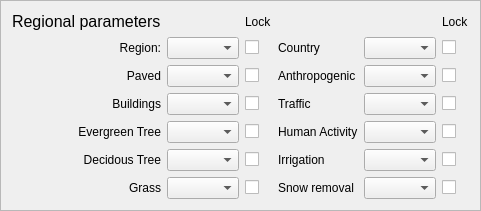
    <widget class="QFrame" name="frame_10">
     <property name="enabled">
      <bool>true</bool>
     </property>
     <property name="sizePolicy">
      <sizepolicy hsizetype="Expanding" vsizetype="Preferred">
       <horstretch>0</horstretch>
       <verstretch>0</verstretch>
      </sizepolicy>
     </property>
     <property name="frameShape">
      <enum>QFrame::StyledPanel</enum>
     </property>
     <property name="frameShadow">
      <enum>QFrame::Raised</enum>
     </property>
     <layout class="QGridLayout" name="gridLayout_20">
      <item row="5" column="3">
       <widget class="QCheckBox" name="checkBoxRegion_6">
        <property name="text">
         <string/>
        </property>
       </widget>
      </item>
      <item row="2" column="7">
       <widget class="QCheckBox" name="checkBoxRegion_8">
        <property name="text">
         <string/>
        </property>
       </widget>
      </item>
      <item row="1" column="3">
       <widget class="QCheckBox" name="checkBoxRegion">
        <property name="text">
         <string/>
        </property>
       </widget>
      </item>
      <item row="5" column="6">
       <widget class="QComboBox" name="comboBox_10">
        <property name="sizePolicy">
         <sizepolicy hsizetype="Expanding" vsizetype="Fixed">
          <horstretch>0</horstretch>
          <verstretch>0</verstretch>
         </sizepolicy>
        </property>
       </widget>
      </item>
      <item row="1" column="6">
       <widget class="QComboBox" name="comboBoxCountry"/>
      </item>
      <item row="5" column="5">
       <widget class="QLabel" name="label_55">
        <property name="text">
         <string>Irrigation</string>
        </property>
       </widget>
      </item>
      <item row="2" column="1">
       <widget class="QLabel" name="label_42">
        <property name="text">
         <string>Paved</string>
        </property>
        <property name="alignment">
         <set>Qt::AlignRight|Qt::AlignTrailing|Qt::AlignVCenter</set>
        </property>
       </widget>
      </item>
      <item row="3" column="7">
       <widget class="QCheckBox" name="checkBoxRegion_9">
        <property name="text">
         <string/>
        </property>
       </widget>
      </item>
      <item row="2" column="6">
       <widget class="QComboBox" name="comboBox_7">
        <property name="sizePolicy">
         <sizepolicy hsizetype="Expanding" vsizetype="Fixed">
          <horstretch>0</horstretch>
          <verstretch>0</verstretch>
         </sizepolicy>
        </property>
       </widget>
      </item>
      <item row="4" column="6">
       <widget class="QComboBox" name="comboBox_8">
        <property name="sizePolicy">
         <sizepolicy hsizetype="Expanding" vsizetype="Fixed">
          <horstretch>0</horstretch>
          <verstretch>0</verstretch>
         </sizepolicy>
        </property>
       </widget>
      </item>
      <item row="1" column="1">
       <widget class="QLabel" name="label_41">
        <property name="sizePolicy">
         <sizepolicy hsizetype="Minimum" vsizetype="Preferred">
          <horstretch>0</horstretch>
          <verstretch>0</verstretch>
         </sizepolicy>
        </property>
        <property name="text">
         <string>Region:</string>
        </property>
        <property name="alignment">
         <set>Qt::AlignRight|Qt::AlignTrailing|Qt::AlignVCenter</set>
        </property>
       </widget>
      </item>
      <item row="2" column="5">
       <widget class="QLabel" name="label_50">
        <property name="text">
         <string>Anthropogenic</string>
        </property>
       </widget>
      </item>
      <item row="6" column="3">
       <widget class="QCheckBox" name="checkBoxRegion_3">
        <property name="text">
         <string/>
        </property>
       </widget>
      </item>
      <item row="3" column="2">
       <widget class="QComboBox" name="comboBoxBuilding">
        <property name="sizePolicy">
         <sizepolicy hsizetype="Expanding" vsizetype="Fixed">
          <horstretch>0</horstretch>
          <verstretch>0</verstretch>
         </sizepolicy>
        </property>
       </widget>
      </item>
      <item row="4" column="3">
       <widget class="QCheckBox" name="checkBoxRegion_5">
        <property name="text">
         <string/>
        </property>
       </widget>
      </item>
      <item row="4" column="2">
       <widget class="QComboBox" name="comboBoxEvrTree">
        <property name="sizePolicy">
         <sizepolicy hsizetype="Expanding" vsizetype="Fixed">
          <horstretch>0</horstretch>
          <verstretch>0</verstretch>
         </sizepolicy>
        </property>
       </widget>
      </item>
      <item row="2" column="3">
       <widget class="QCheckBox" name="checkBoxRegion_2">
        <property name="text">
         <string/>
        </property>
       </widget>
      </item>
      <item row="5" column="2">
       <widget class="QComboBox" name="comboBoxDecTree">
        <property name="sizePolicy">
         <sizepolicy hsizetype="Expanding" vsizetype="Fixed">
          <horstretch>0</horstretch>
          <verstretch>0</verstretch>
         </sizepolicy>
        </property>
       </widget>
      </item>
      <item row="2" column="2">
       <widget class="QComboBox" name="comboBoxPaved">
        <property name="sizePolicy">
         <sizepolicy hsizetype="Expanding" vsizetype="Fixed">
          <horstretch>0</horstretch>
          <verstretch>0</verstretch>
         </sizepolicy>
        </property>
       </widget>
      </item>
      <item row="6" column="6">
       <widget class="QComboBox" name="comboBox_11">
        <property name="sizePolicy">
         <sizepolicy hsizetype="Expanding" vsizetype="Fixed">
          <horstretch>0</horstretch>
          <verstretch>0</verstretch>
         </sizepolicy>
        </property>
       </widget>
      </item>
      <item row="0" column="7">
       <widget class="QLabel" name="label_51">
        <property name="text">
         <string>Lock</string>
        </property>
       </widget>
      </item>
      <item row="6" column="1">
       <widget class="QLabel" name="label_46">
        <property name="text">
         <string>Grass</string>
        </property>
        <property name="alignment">
         <set>Qt::AlignRight|Qt::AlignTrailing|Qt::AlignVCenter</set>
        </property>
       </widget>
      </item>
      <item row="4" column="1">
       <widget class="QLabel" name="label_44">
        <property name="text">
         <string>Evergreen Tree</string>
        </property>
        <property name="alignment">
         <set>Qt::AlignRight|Qt::AlignTrailing|Qt::AlignVCenter</set>
        </property>
       </widget>
      </item>
      <item row="4" column="5">
       <widget class="QLabel" name="label_53">
        <property name="text">
         <string>Human Activity</string>
        </property>
       </widget>
      </item>
      <item row="3" column="3">
       <widget class="QCheckBox" name="checkBoxRegion_4">
        <property name="text">
         <string/>
        </property>
       </widget>
      </item>
      <item row="4" column="7">
       <widget class="QCheckBox" name="checkBoxRegion_10">
        <property name="text">
         <string/>
        </property>
       </widget>
      </item>
      <item row="6" column="7">
       <widget class="QCheckBox" name="checkBoxRegion_12">
        <property name="text">
         <string/>
        </property>
       </widget>
      </item>
      <item row="1" column="7">
       <widget class="QCheckBox" name="checkBoxCountry">
        <property name="text">
         <string/>
        </property>
       </widget>
      </item>
      <item row="5" column="7">
       <widget class="QCheckBox" name="checkBoxRegion_11">
        <property name="text">
         <string/>
        </property>
       </widget>
      </item>
      <item row="1" column="5">
       <widget class="QLabel" name="label_48">
        <property name="text">
         <string>Country</string>
        </property>
       </widget>
      </item>
      <item row="3" column="6">
       <widget class="QComboBox" name="comboBox_9">
        <property name="sizePolicy">
         <sizepolicy hsizetype="Expanding" vsizetype="Fixed">
          <horstretch>0</horstretch>
          <verstretch>0</verstretch>
         </sizepolicy>
        </property>
       </widget>
      </item>
      <item row="6" column="5">
       <widget class="QLabel" name="label_54">
        <property name="text">
         <string>Snow removal</string>
        </property>
       </widget>
      </item>
      <item row="0" column="1">
       <widget class="QLabel" name="label_47">
        <property name="text">
         <string>&lt;!DOCTYPE HTML PUBLIC &quot;-//W3C//DTD HTML 4.0//EN&quot; &quot;http://www.w3.org/TR/REC-html40/strict.dtd&quot;&gt;
&lt;html&gt;&lt;head&gt;&lt;meta name=&quot;qrichtext&quot; content=&quot;1&quot; /&gt;&lt;style type=&quot;text/css&quot;&gt;
p, li { white-space: pre-wrap; }
&lt;/style&gt;&lt;/head&gt;&lt;body style=&quot; font-family:'MS Shell Dlg 2'; font-size:8pt; font-weight:400; font-style:normal;&quot;&gt;
&lt;p style=&quot; margin-top:0px; margin-bottom:0px; margin-left:0px; margin-right:0px; -qt-block-indent:0; text-indent:0px;&quot;&gt;&lt;span style=&quot; font-size:12pt;&quot;&gt;Regional parameters&lt;/span&gt;&lt;/p&gt;&lt;/body&gt;&lt;/html&gt;</string>
        </property>
       </widget>
      </item>
      <item row="6" column="2">
       <widget class="QComboBox" name="comboBoxGrass">
        <property name="sizePolicy">
         <sizepolicy hsizetype="Expanding" vsizetype="Fixed">
          <horstretch>0</horstretch>
          <verstretch>0</verstretch>
         </sizepolicy>
        </property>
       </widget>
      </item>
      <item row="3" column="1">
       <widget class="QLabel" name="label_43">
        <property name="text">
         <string>Buildings</string>
        </property>
        <property name="alignment">
         <set>Qt::AlignRight|Qt::AlignTrailing|Qt::AlignVCenter</set>
        </property>
       </widget>
      </item>
      <item row="3" column="5">
       <widget class="QLabel" name="label_52">
        <property name="text">
         <string>Traffic</string>
        </property>
       </widget>
      </item>
      <item row="5" column="1">
       <widget class="QLabel" name="label_45">
        <property name="text">
         <string>Decidous Tree</string>
        </property>
        <property name="alignment">
         <set>Qt::AlignRight|Qt::AlignTrailing|Qt::AlignVCenter</set>
        </property>
       </widget>
      </item>
      <item row="0" column="3">
       <widget class="QLabel" name="label_49">
        <property name="text">
         <string>Lock</string>
        </property>
       </widget>
      </item>
      <item row="1" column="2">
       <widget class="QComboBox" name="comboBoxRegion">
        <property name="sizePolicy">
         <sizepolicy hsizetype="Expanding" vsizetype="Fixed">
          <horstretch>0</horstretch>
          <verstretch>0</verstretch>
         </sizepolicy>
        </property>
       </widget>
      </item>
     </layout>
    </widget>
